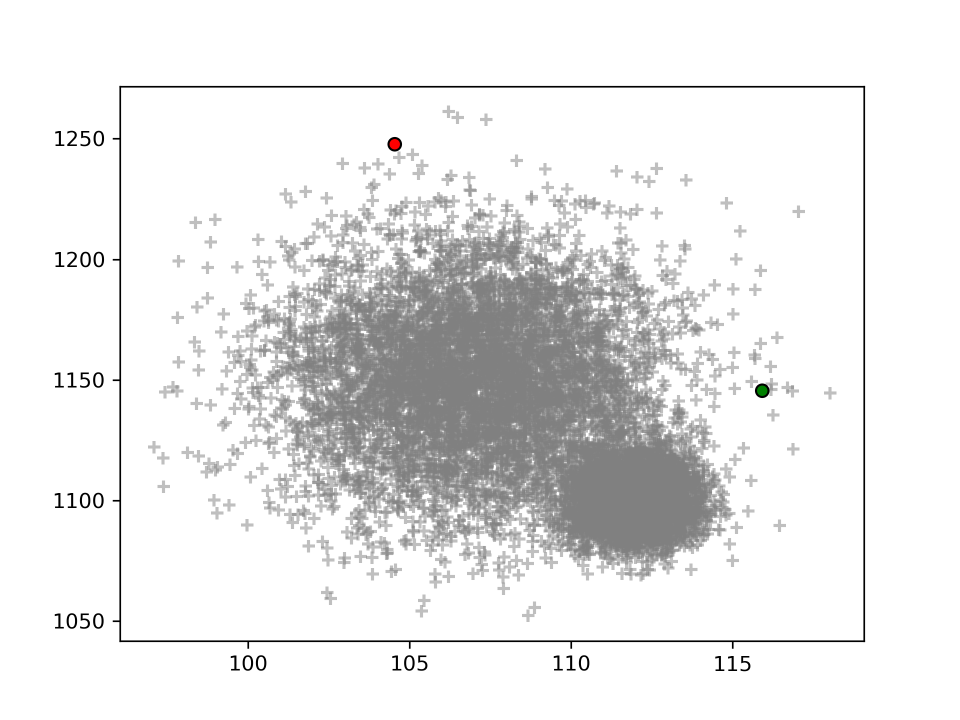
#> input picture result2/EM_first_01.png, 1920 x 1440 px (shown at 1/2 size); its folder holds only this picture in this run
$ python makeGIF.py
#> lines starting #> are read from the running program, lines starting #| are printed output that depends on the picture
import glob
from PIL import Image

import matplotlib.pyplot as plt
import matplotlib.animation as animation

if __name__ == "__main__":

    #gif画像で出力する
    #参考：https://own-search-and-study.xyz/2017/05/18/python%E3%81%AEmatplotlib%E3%81%A7gif%E3%82%A2%E3%83%8B%E3%83%A1%E3%82%92%E4%BD%9C%E6%88%90%E3%81%99%E3%82%8B/

    #画像ファイルの一覧を取得
    picList = glob.glob("result2/*.png")

    #figオブジェクトを作る
    fig = plt.figure()

    #軸を消す
    ax = plt.subplot(1, 1, 1)
    ax.spines['right'].set_color('None')
    ax.spines['top'].set_color('None')
    ax.spines['left'].set_color('None')
    ax.spines['bottom'].set_color('None')
    ax.tick_params(axis='x', which='both', top='off', bottom='off', labelbottom='off')
    ax.tick_params(axis='y', which='both', left='off', right='off', labelleft='off')

    #空のリストを作る
    ims = []

    #画像ファイルを順々に読み込んでいく
    for i in range(len(picList)):

        #1枚1枚のグラフを描き、appendしていく
        tmp = Image.open(picList[i])
#> tmp is the input picture: PIL image 1920x1440 RGBA; mean R, G, B, A 233.1, 233.1, 233.1, 255
        ims.append([plt.imshow(tmp)])

    #アニメーション作成
    ani = animation.ArtistAnimation(fig, ims, interval=400, repeat_delay=10)
    ani.save("test.gif")
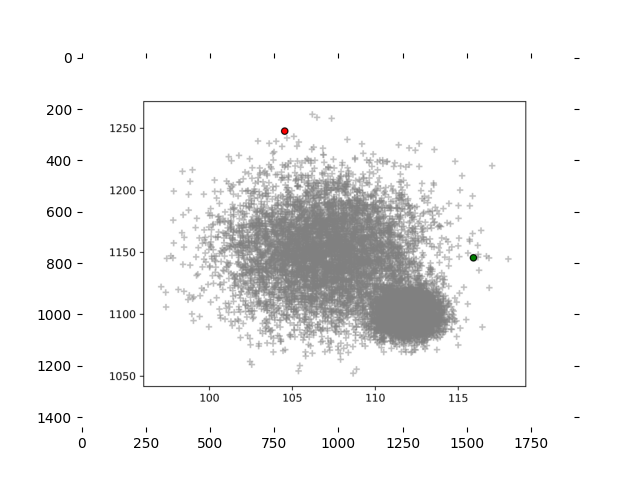
#> saved as test.gif: PIL image 640x480 RGBA; mean R, G, B, A 240.6, 240.6, 240.6, 255
